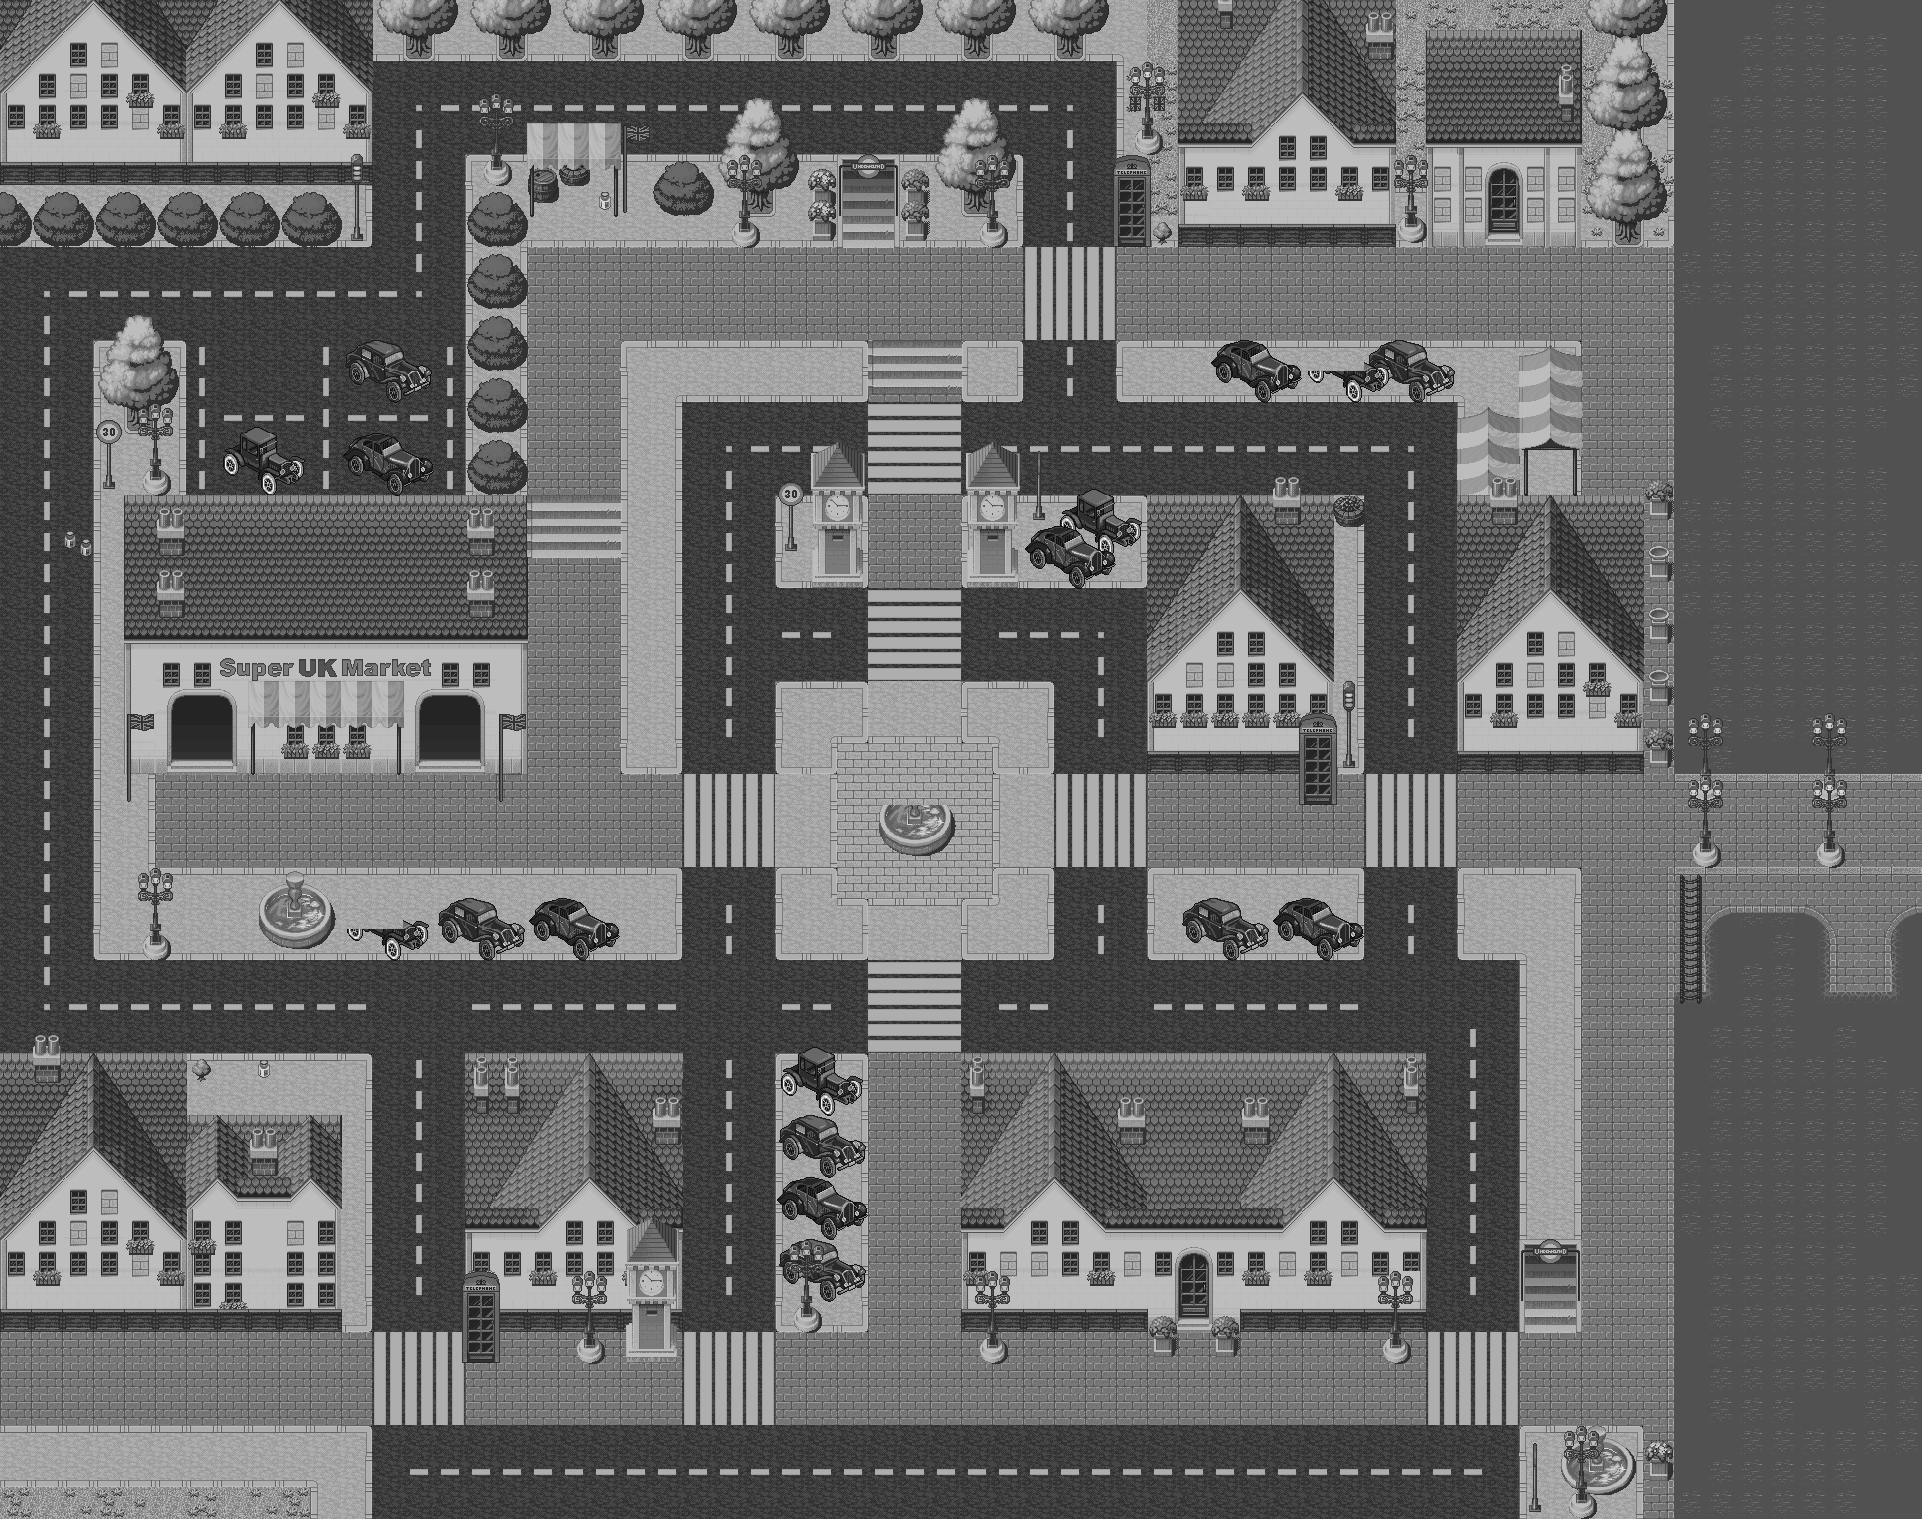

Tiled map render using the project's own tile images. Description and the map definition, with tile-layer contents summarised, below:
An orthogonal 62x49 tile map with 31x31 px tiles, 4 tile layers (Capa de patrones 0, Capa de patrones 1, Capa de patrones 2, Capa de patrones 3) and 181 objects (frontera, casa, superUk2, superUk, casaSur).

<map version="1.10" tiledversion="1.10.1" orientation="orthogonal" renderorder="right-down" width="62" height="49" tilewidth="31" tileheight="31" infinite="0" nextlayerid="10" nextobjectid="437">
 <tileset firstgid="1" source="OverWorld.tsx" />
 <layer id="4" name="Capa de patrones 0" width="62" height="49">
  <data>[3038 cells, 150 non-empty, 20 distinct tile ids]</data>
 </layer>
 <layer id="1" name="Capa de patrones 1" width="62" height="49">
  <data>[3038 cells, 3029 non-empty, 84 distinct tile ids]</data>
 </layer>
 <layer id="2" name="Capa de patrones 2" width="62" height="49">
  <data>[3038 cells, 987 non-empty, 267 distinct tile ids]</data>
 </layer>
 <layer id="3" name="Capa de patrones 3" width="62" height="49">
  <data>[3038 cells, 380 non-empty, 132 distinct tile ids]</data>
 </layer>
 <objectgroup id="5" name="Sólidos">
  <properties>
   <property name="name" value="Solid" />
  </properties>
  <object id="3" x="0" y="62" width="527" height="434">
   <properties>
    <property name="name" value="Solid" />
   </properties>
  </object>
  <object id="9" x="0" y="496" width="93" height="959.986">
   <properties>
    <property name="name" value="Solid" />
   </properties>
  </object>
  <object id="10" x="371.994" y="961" width="496.006" height="372">
   <properties>
    <property name="name" value="Solid" />
   </properties>
  </object>
  <object id="11" x="0" y="1426" width="1519" height="93">
   <properties>
    <property name="name" value="Solid" />
   </properties>
  </object>
  <object id="12" x="1674" y="868" width="186" height="651">
   <properties>
    <property name="name" value="Solid" />
   </properties>
  </object>
  <object id="13" x="1674" y="62" width="186" height="713">
   <properties>
    <property name="name" value="Solid" />
   </properties>
  </object>
  <object id="16" x="1457" y="496" width="217" height="279">
   <properties>
    <property name="name" value="Solid" />
   </properties>
  </object>
  <object id="18" x="1054" y="403" width="403" height="372">
   <properties>
    <property name="name" value="Solid" />
   </properties>
  </object>
  <object id="19" x="961" y="403" width="93" height="279">
   <properties>
    <property name="name" value="Solid" />
   </properties>
  </object>
  <object id="20" x="682" y="403" width="186" height="279">
   <properties>
    <property name="name" value="Solid" />
   </properties>
  </object>
  <object id="21" x="682" y="682" width="93" height="93">
   <properties>
    <property name="name" value="Solid" />
   </properties>
  </object>
  <object id="22" x="682" y="868" width="93" height="93">
   <properties>
    <property name="name" value="Solid" />
   </properties>
  </object>
  <object id="24" x="1023" y="341" width="93" height="62">
   <properties>
    <property name="name" value="Solid" />
   </properties>
  </object>
  <object id="25" x="1023" y="62" width="93" height="186">
   <properties>
    <property name="name" value="Solid" />
   </properties>
  </object>
  <object id="26" x="527" y="62" width="496" height="93">
   <properties>
    <property name="name" value="Solid" />
   </properties>
  </object>
  <object id="28" x="961" y="961" width="558" height="372">
   <properties>
    <property name="name" value="Solid" />
   </properties>
  </object>
  <object id="42" x="1054" y="868" width="93" height="93">
   <properties>
    <property name="name" value="Solid" />
   </properties>
  </object>
  <object id="44" x="1178" y="899" width="186" height="62">
   <properties>
    <property name="name" value="Solid" />
   </properties>
  </object>
  <object id="46" x="1302" y="775" width="31" height="31">
   <properties>
    <property name="name" value="Solid" />
   </properties>
  </object>
  <object id="53" x="1519" y="1240" width="62" height="93.0082">
   <properties>
    <property name="name" value="Solid" />
   </properties>
  </object>
  <object id="54" x="837" y="155" width="62" height="92.9975">
   <properties>
    <property name="name" value="Solid" />
   </properties>
  </object>
  <object id="55" x="1550" y="1488" width="62" height="31">
   <properties>
    <property name="name" value="Solid" />
   </properties>
  </object>
  <object id="56" x="1550" y="1426" width="93" height="62">
   <properties>
    <property name="name" value="Solid" />
   </properties>
  </object>
  <object id="57" x="1519" y="1426" width="31" height="62">
   <properties>
    <property name="name" value="Solid" />
   </properties>
  </object>
  <object id="58" x="1643" y="1426" width="31" height="31">
   <properties>
    <property name="name" value="Solid" />
   </properties>
  </object>
  <object id="63" x="1147" y="1333" width="31" height="31">
   <properties>
    <property name="name" value="Solid" />
   </properties>
  </object>
  <object id="64" x="1209" y="1333" width="31" height="31">
   <properties>
    <property name="name" value="Solid" />
   </properties>
  </object>
  <object id="65" x="961" y="1333" width="62" height="31">
   <properties>
    <property name="name" value="Solid" />
   </properties>
  </object>
  <object id="66" x="558" y="1333" width="124" height="31">
   <properties>
    <property name="name" value="Solid" />
   </properties>
  </object>
  <object id="67" x="465" y="1333" width="31" height="31">
   <properties>
    <property name="name" value="Solid" />
   </properties>
  </object>
  <object id="69" x="1674" y="837" width="62" height="31">
   <properties>
    <property name="name" value="Solid" />
   </properties>
  </object>
  <object id="70" x="1798" y="837" width="62" height="31">
   <properties>
    <property name="name" value="Solid" />
   </properties>
  </object>
  <object id="71" x="1674" y="775" width="62" height="31">
   <properties>
    <property name="name" value="Solid" />
   </properties>
  </object>
  <object id="72" x="1798" y="775" width="62" height="31">
   <properties>
    <property name="name" value="Solid" />
   </properties>
  </object>
  <object id="74" x="1457" y="403" width="124" height="93">
   <properties>
    <property name="name" value="Solid" />
   </properties>
  </object>
  <object id="78" x="1519" y="341.008" width="62" height="61.9922">
   <properties>
    <property name="name" value="Solid" />
   </properties>
  </object>
  <object id="80" x="1209" y="341" width="248" height="62">
   <properties>
    <property name="name" value="Solid" />
   </properties>
  </object>
  <object id="83" x="961" y="217" width="62" height="31">
   <properties>
    <property name="name" value="Solid" />
   </properties>
  </object>
  <object id="84" x="930.009" y="186" width="61.9909" height="31">
   <properties>
    <property name="name" value="Solid" />
   </properties>
  </object>
  <object id="87" x="806" y="186" width="31" height="62">
   <properties>
    <property name="name" value="Solid" />
   </properties>
  </object>
  <object id="90" x="899" y="186" width="31" height="62">
   <properties>
    <property name="name" value="Solid" />
   </properties>
  </object>
  <object id="92" x="713" y="217" width="62" height="31">
   <properties>
    <property name="name" value="Solid" />
   </properties>
  </object>
  <object id="93" x="651" y="155" width="62" height="62">
   <properties>
    <property name="name" value="Solid" />
   </properties>
  </object>
  <object id="94" x="527" y="155" width="31" height="92">
   <properties>
    <property name="name" value="Solid" />
   </properties>
  </object>
  <object id="95" x="558" y="155" width="62" height="31">
   <properties>
    <property name="name" value="Solid" />
   </properties>
  </object>
  </objectgroup>
 <objectgroup id="6" name="Teletransportes">
  <!-- 9 objects omitted --></objectgroup>
 <objectgroup id="8" name="npc">
  <!-- 41 objects omitted --></objectgroup>
 <objectgroup id="9" name="over">
  <!-- 42 objects omitted --></objectgroup>
</map>
<!-- 136 of 181 objects omitted -->
